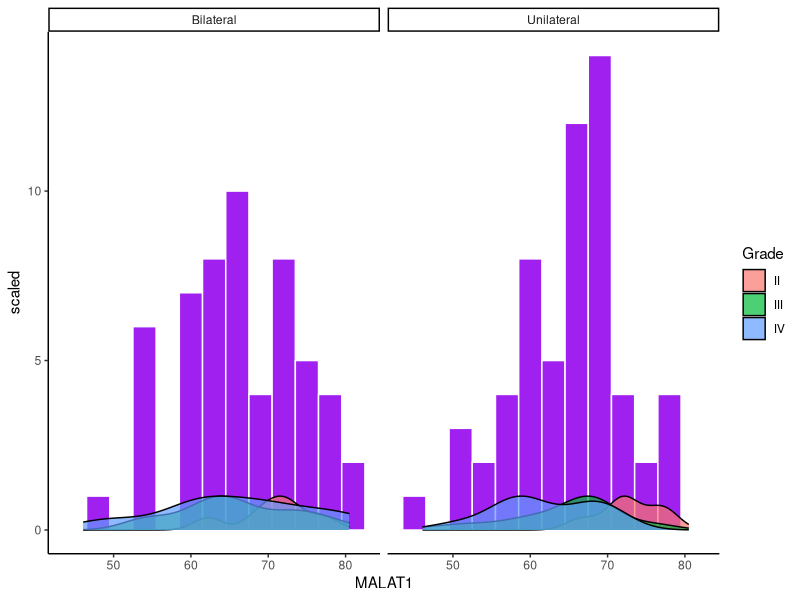
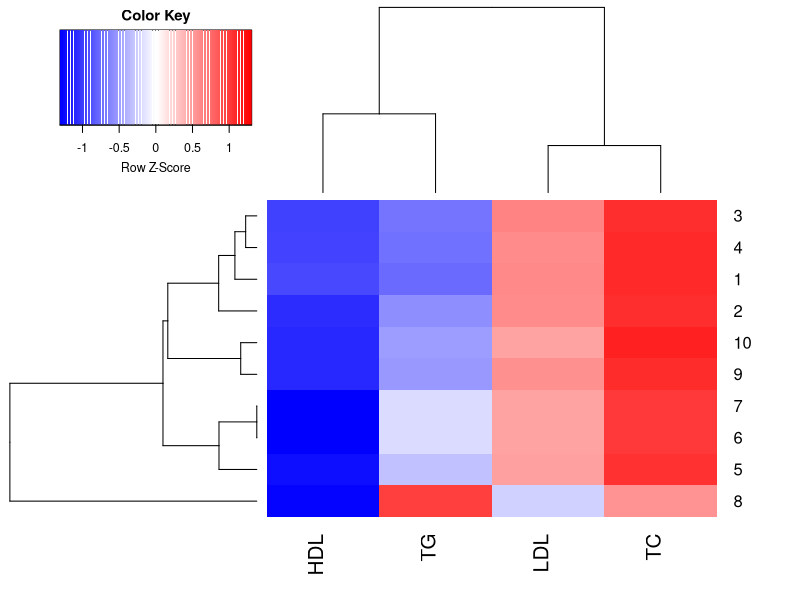

Recreate these plots in R, in order.
library('readxl')


#=========================== Histogram ====================== 
library(ggplot2)


rcc = read_xlsx('RCC.xlsx')
ggplot(rcc, aes(x=MALAT1, fill=Grade)) +
  geom_histogram(position='dodge',binwidth=3, fill='purple' ,col='white') +
  facet_wrap(~Side) +
  geom_density(alpha=0.7,  aes(y = ..scaled.., fill = Grade)) +
  theme_classic()
       

#=========================== Heat map  ====================== 
library(gplots)


lp = read_xlsx('LP.xlsx')
lp_matrix = as.matrix(lp)
row_variance = apply(lp_matrix, 1, var)
top_var = order(row_variance, decreasing = TRUE)[1:10]
lp_matrix_filtered = lp_matrix[top_var, ]


heatmap.2(lp_matrix_filtered, 
          scale='row', 
          col=bluered(200), 
          trace='none',
          key = TRUE, 
          keysize=2, 
          density.info='none', 
          labRow = NULL,
          cexCol = 1.5,)
